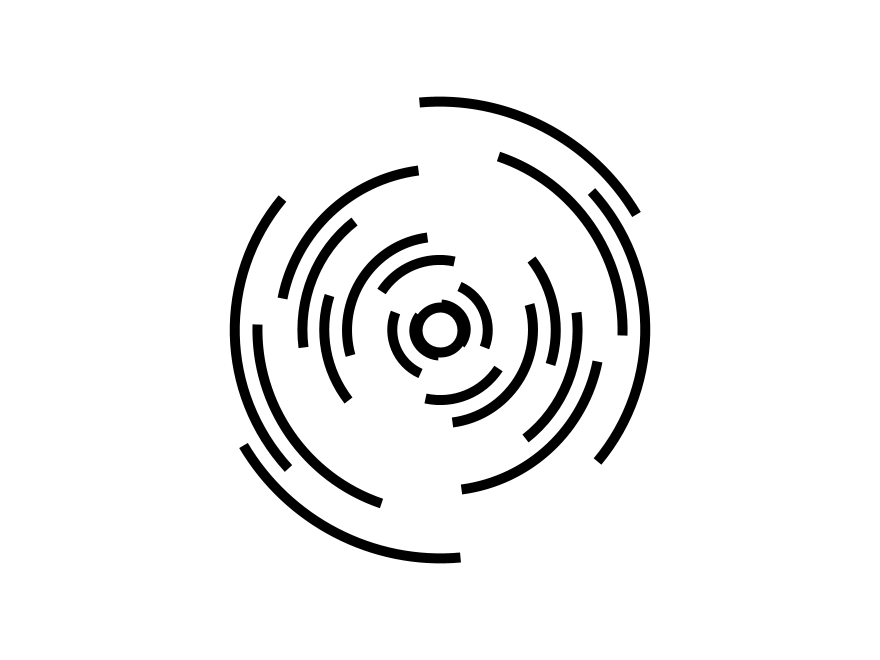
Frame 1 (no input)
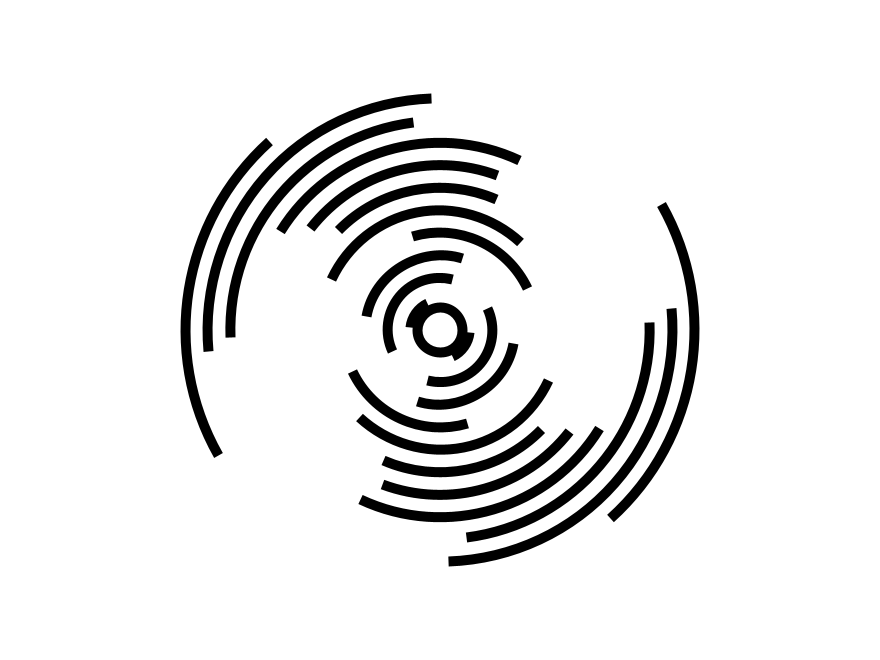
Frame 60 (the mouse pressed at the canvas centre just before this capture)
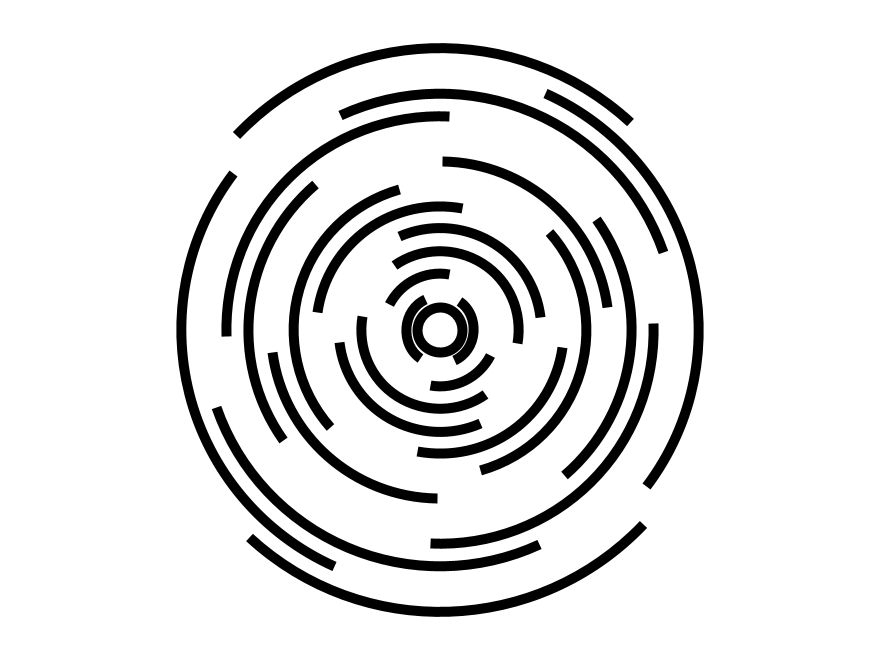
Frame 120 (the mouse held since frame 60 and released just before this capture)

The Processing sketch that drew these frames (run headless with seeded random() and noise(); from frame 60 on, the mouse is pressed at the canvas centre):

// Processing sketch: processing_74073
// ── processing_74073.pde

arq[] arcs;
float ray;int maxi;
 
void setup(){
  size(880,660); maxi=(int)sqrt(440*330+440*330)*2;
  background(255);
  arcs= new arq[10];
  ray = 0;
  for(int a=0;a<10;a++){
    arcs[a]=new arq(440,330,50+a*45);
  }
  arcs=(arq[]) reverse(arcs);
  noFill();
  strokeWeight(10);
  smooth();
  strokeCap(SQUARE);
}
 
void draw(){
  ray+=0.9;
  if(ray>45){
    ray=0;
    for(int a=0;a<arcs.length;a++){
      arcs[a].r+=45;
    }
     arcs = (arq[]) append (arcs, new arq(440,330,50));
      if(arcs[0].r>maxi){
       arcs = (arq[]) subset (arcs, 1);
      }
  }
  background(255);
  for(int a=0;a<arcs.length;a++){
    arcs[a].dessine();
  }
  ellipse(440,330,45,45);
}
 
class arq{
  int x,y;
  mouvement m;
  float r,a,l,v;
  arq(int _x, int _y, int _r){
    m = new mouvement();
    x=_x;
    y=_y;
    r=_r;
    a=random(TWO_PI);
    l=random(0.3,0.7);
    v=random(-0.04,0.04);
  }
  void dessine(){
    arc(x, y, r+ray, r+ray, a, a+l*PI);
    arc(x, y, r+ray, r+ray, a+PI, a+PI+l*PI);
    l=l+(1-l)*0.002;
    a+=m.bouge();
  }
}
 
class mouvement{
  float n,v,v2;
  mouvement(){
    n=0;v=PI/100;v2=random(0.01,0.05);
  }
  float bouge(){
    n+=v;
    return cos(n)*v2;
  }
}
